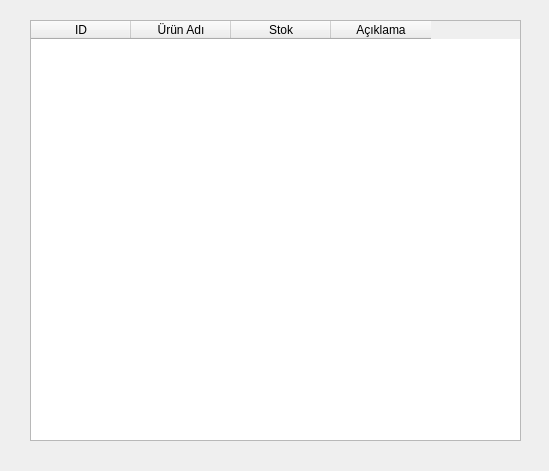
<?xml version="1.0" encoding="UTF-8"?>
<ui version="4.0">
 <class>Form</class>
 <widget class="QWidget" name="Form">
  <property name="geometry">
   <rect>
    <x>0</x>
    <y>0</y>
    <width>549</width>
    <height>471</height>
   </rect>
  </property>
  <property name="windowTitle">
   <string>Form</string>
  </property>
  <widget class="QTableWidget" name="tableWidget">
   <property name="geometry">
    <rect>
     <x>30</x>
     <y>20</y>
     <width>491</width>
     <height>421</height>
    </rect>
   </property>
   <column>
    <property name="text">
     <string>ID</string>
    </property>
   </column>
   <column>
    <property name="text">
     <string>Ürün Adı</string>
    </property>
   </column>
   <column>
    <property name="text">
     <string>Stok</string>
    </property>
   </column>
   <column>
    <property name="text">
     <string>Açıklama</string>
    </property>
   </column>
  </widget>
 </widget>
 <resources/>
 <connections/>
</ui>
